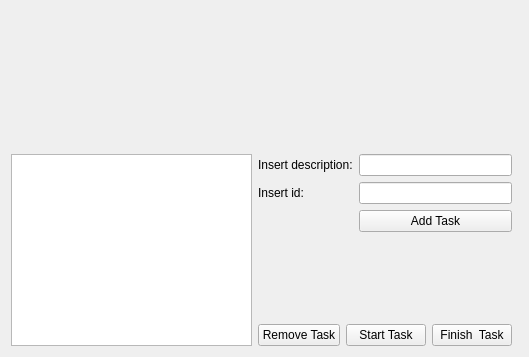
<?xml version="1.0" encoding="UTF-8"?>
<ui version="4.0">
 <class>ProgrammerWindow</class>
 <widget class="QWidget" name="ProgrammerWindow">
  <property name="geometry">
   <rect>
    <x>0</x>
    <y>0</y>
    <width>529</width>
    <height>357</height>
   </rect>
  </property>
  <property name="windowTitle">
   <string>ProgrammerWindow</string>
  </property>
  <layout class="QVBoxLayout" name="verticalLayout_2">
   <item>
    <spacer name="verticalSpacer">
     <property name="orientation">
      <enum>Qt::Vertical</enum>
     </property>
     <property name="sizeHint" stdset="0">
      <size>
       <width>20</width>
       <height>40</height>
      </size>
     </property>
    </spacer>
   </item>
   <item>
    <layout class="QHBoxLayout" name="horizontalLayout_2">
     <item>
      <widget class="QListWidget" name="tasksListWidget"/>
     </item>
     <item>
      <layout class="QVBoxLayout" name="verticalLayout">
       <item>
        <layout class="QFormLayout" name="formLayout">
         <item row="0" column="0">
          <widget class="QLabel" name="label">
           <property name="text">
            <string>Insert description:</string>
           </property>
           <property name="buddy">
            <cstring>descriptionLineEdit</cstring>
           </property>
          </widget>
         </item>
         <item row="0" column="1">
          <widget class="QLineEdit" name="descriptionLineEdit"/>
         </item>
         <item row="1" column="0">
          <widget class="QLabel" name="label_2">
           <property name="text">
            <string>Insert id:</string>
           </property>
           <property name="buddy">
            <cstring>idLineEdit</cstring>
           </property>
          </widget>
         </item>
         <item row="1" column="1">
          <widget class="QLineEdit" name="idLineEdit"/>
         </item>
         <item row="2" column="1">
          <widget class="QPushButton" name="addButton">
           <property name="text">
            <string>Add Task</string>
           </property>
          </widget>
         </item>
        </layout>
       </item>
       <item>
        <layout class="QHBoxLayout" name="horizontalLayout">
         <item>
          <widget class="QPushButton" name="removeButton">
           <property name="text">
            <string>Remove Task</string>
           </property>
          </widget>
         </item>
         <item>
          <widget class="QPushButton" name="startTaskButton">
           <property name="text">
            <string>Start Task</string>
           </property>
          </widget>
         </item>
         <item>
          <widget class="QPushButton" name="finishTaskButton">
           <property name="text">
            <string>Finish  Task</string>
           </property>
          </widget>
         </item>
        </layout>
       </item>
      </layout>
     </item>
     <item>
      <widget class="Line" name="line">
       <property name="orientation">
        <enum>Qt::Horizontal</enum>
       </property>
      </widget>
     </item>
    </layout>
   </item>
  </layout>
 </widget>
 <layoutdefault spacing="6" margin="11"/>
 <resources/>
 <connections/>
</ui>
